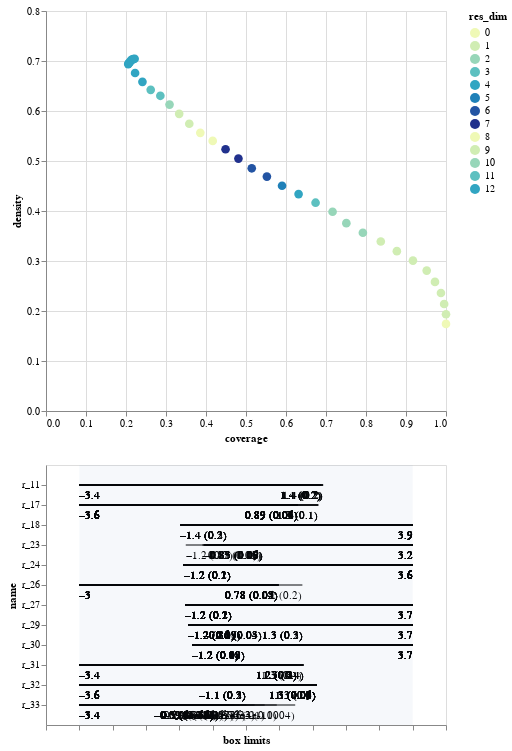

Notebook code for this chart:
### Code cell
box_pca.inspect_tradeoff()

### Figure 1 — Vega-Lite specification as saved in the notebook (floating-point values rounded to 4 significant figures; data arrays with more than 128 entries replaced by an {"elided": "..."} marker saying what was removed)
{"config": {"view": {"continuousWidth": 400, "continuousHeight": 300}}, "vconcat": [{"data": {"name": "data-00961883b04157a9a28162db322656bb"}, "mark": {"type": "circle", "size": 75}, "encoding": {"color": {"type": "ordinal", "field": "res_dim", "scale": {"range": ["#eff9b6", "#d0edb3", "#97d6b9", "#5dc0c0", "#31a5c2", "#1f80b8", "#2354a3", "#21318d"]}}, "opacity": {"condition": {"value": 1, "selection": "selector008"}, "value": 0.4}, "tooltip": [{"type": "ordinal", "field": "id"}, {"type": "quantitative", "field": "coverage", "format": ".2"}, {"type": "quantitative", "field": "density", "format": ".2"}, {"type": "ordinal", "field": "res_dim"}], "x": {"type": "quantitative", "field": "coverage"}, "y": {"type": "quantitative", "field": "density"}}, "height": 400, "selection": {"selector008": {"type": "single", "fields": ["id"]}}, "width": 400}, {"layer": [{"data": {"name": "data-53e26601ff030aacfdbb3a6ac12f248c"}, "mark": "rule", "encoding": {"x": {"type": "quantitative", "axis": {"grid": false, "labels": false, "title": "box limits"}, "field": "x_lower", "scale": {"domain": [0, 1], "padding": 0.1}}, "x2": {"field": "x_upper"}, "y": {"type": "nominal", "field": "name", "scale": {"padding": 1.0}}}, "transform": [{"calculate": "(datum.x1-datum.minimum)/(datum.maximum-datum.minimum)", "as": "x_lower"}, {"calculate": "(datum.x2-datum.minimum)/(datum.maximum-datum.minimum)", "as": "x_upper"}, {"filter": {"selection": "selector008"}}], "width": 400}, {"data": {"name": "data-53e26601ff030aacfdbb3a6ac12f248c"}, "mark": {"type": "text", "align": "left", "baseline": "top", "dy": 5}, "encoding": {"text": {"type": "ordinal", "field": "text"}, "x": {"type": "quantitative", "axis": {"grid": false, "labels": false, "title": "box limits"}, "field": "x_lower", "scale": {"domain": [0, 1], "padding": 0.1}}, "x2": {"field": "x_upper"}, "y": {"type": "nominal", "field": "name", "scale": {"padding": 1.0}}}, "transform": [{"calculate": "(datum.x1-datum.minimum)/(datum.maximum-datum.minimum)", "as": "x_lower"}, {"calculate": "(datum.x2-datum.minimum)/(datum.maximum-datum.minimum)", "as": "x_upper"}, {"filter": {"selection": "selector008"}}, {"calculate": "datum.qp_lower>0?format(datum.x1, \".2\")+\" (\"+format(datum.qp_lower, \".1~g\")+\")\" :format(datum.x1, \".2\")", "as": "text"}], "width": 400}, {"data": {"name": "data-53e26601ff030aacfdbb3a6ac12f248c"}, "mark": {"type": "text", "align": "right", "baseline": "top", "dy": 5}, "encoding": {"text": {"type": "ordinal", "field": "text"}, "x": {"type": "quantitative", "field": "x_upper"}, "x2": {"field": "x_upper"}, "y": {"type": "nominal", "field": "name", "scale": {"padding": 1.0}}}, "transform": [{"calculate": "(datum.x1-datum.minimum)/(datum.maximum-datum.minimum)", "as": "x_lower"}, {"calculate": "(datum.x2-datum.minimum)/(datum.maximum-datum.minimum)", "as": "x_upper"}, {"filter": {"selection": "selector008"}}, {"calculate": "datum.qp_upper>0?format(datum.x2, \".2\")+\" (\"+format(datum.qp_upper, \".1\")+\")\" :format(datum.x2, \".2\")", "as": "text"}], "width": 400}, {"data": {"name": "data-bb8d07f6df3d47a6a475317795287b23"}, "mark": {"type": "rect", "opacity": 0.05}, "encoding": {"x": {"type": "quantitative", "field": "start"}, "x2": {"field": "end"}}}, {"data": {"name": "data-d751713988987e9331980363e24189ce"}, "mark": "point", "encoding": {"x": {"type": "quantitative", "field": "x"}, "y": {"type": "nominal", "field": "name"}}, "transform": [{"filter": {"selection": "selector008"}}], "width": 400}, {"data": {"name": "data-d751713988987e9331980363e24189ce"}, "mark": {"type": "text", "align": "center", "baseline": "top", "dy": 5}, "encoding": {"text": {"type": "nominal", "field": "item"}, "x": {"type": "quantitative", "field": "x"}, "y": {"type": "nominal", "field": "name"}}, "transform": [{"filter": {"selection": "selector008"}}], "width": 400}]}], "$schema": "https://vega.github.io/schema/vega-lite/v4.8.1.json", "datasets": {"data-00961883b04157a9a28162db322656bb": [{"coverage": 1.0, "density": 0.1742, "id": 0, "mass": 1.0, "mean": 0.1742, "res_dim": 0}, {"coverage": 1.0, "density": 0.1936, "id": 1, "mass": 0.9, "mean": 0.1936, "res_dim": 1}, {"coverage": 0.9954, "density": 0.2141, "id": 2, "mass": 0.81, "mean": 0.2141, "res_dim": 1}, {"coverage": 0.9874, "density": 0.2359, "id": 3, "mass": 0.729, "mean": 0.2359, "res_dim": 1}, {"coverage": 0.9724, "density": 0.2582, "id": 4, "mass": 0.656, "mean": 0.2582, "res_dim": 1}, {"coverage": 0.9518, "density": 0.2808, "id": 5, "mass": 0.5904, "mean": 0.2808, "res_dim": 1}, {"coverage": 0.9173, "density": 0.3008, "id": 6, "mass": 0.5312, "mean": 0.3008, "res_dim": 1}, {"coverage": 0.8772, "density": 0.3197, "id": 7, "mass": 0.478, "mean": 0.3197, "res_dim": 1}, {"coverage": 0.837, "density": 0.3389, "id": 8, "mass": 0.4302, "mean": 0.3389, "res_dim": 1}, {"coverage": 0.7922, "density": 0.3566, "id": 9, "mass": 0.387, "mean": 0.3566, "res_dim": 2}, {"coverage": 0.7509, "density": 0.3756, "id": 10, "mass": 0.3482, "mean": 0.3756, "res_dim": 2}, {"coverage": 0.7164, "density": 0.3985, "id": 11, "mass": 0.3132, "mean": 0.3985, "res_dim": 2}, {"coverage": 0.6739, "density": 0.4166, "id": 12, "mass": 0.2818, "mean": 0.4166, "res_dim": 3}, {"coverage": 0.6315, "density": 0.4338, "id": 13, "mass": 0.2536, "mean": 0.4338, "res_dim": 4}, {"coverage": 0.5901, "density": 0.4505, "id": 14, "mass": 0.2282, "mean": 0.4505, "res_dim": 5}, {"coverage": 0.5522, "density": 0.4688, "id": 15, "mass": 0.2052, "mean": 0.4688, "res_dim": 6}, {"coverage": 0.5144, "density": 0.4854, "id": 16, "mass": 0.1846, "mean": 0.4854, "res_dim": 6}, {"coverage": 0.4811, "density": 0.5048, "id": 17, "mass": 0.166, "mean": 0.5048, "res_dim": 7}, {"coverage": 0.4489, "density": 0.5234, "id": 18, "mass": 0.1494, "mean": 0.5234, "res_dim": 7}, {"coverage": 0.4168, "density": 0.5402, "id": 19, "mass": 0.1344, "mean": 0.5402, "res_dim": 8}, {"coverage": 0.3858, "density": 0.5563, "id": 20, "mass": 0.1208, "mean": 0.5563, "res_dim": 8}, {"coverage": 0.3582, "density": 0.5746, "id": 21, "mass": 0.1086, "mean": 0.5746, "res_dim": 9}, {"coverage": 0.333, "density": 0.5943, "id": 22, "mass": 0.0976, "mean": 0.5943, "res_dim": 9}, {"coverage": 0.3088, "density": 0.6128, "id": 23, "mass": 0.0878, "mean": 0.6128, "res_dim": 10}, {"coverage": 0.2859, "density": 0.6304, "id": 24, "mass": 0.079, "mean": 0.6304, "res_dim": 11}, {"coverage": 0.2618, "density": 0.6423, "id": 25, "mass": 0.071, "mean": 0.6423, "res_dim": 11}, {"coverage": 0.2411, "density": 0.6583, "id": 26, "mass": 0.0638, "mean": 0.6583, "res_dim": 12}, {"coverage": 0.2227, "density": 0.676, "id": 27, "mass": 0.0574, "mean": 0.676, "res_dim": 12}, {"coverage": 0.2055, "density": 0.6938, "id": 28, "mass": 0.0516, "mean": 0.6938, "res_dim": 12}, {"coverage": 0.2067, "density": 0.695, "id": 29, "mass": 0.0518, "mean": 0.695, "res_dim": 12}, {"coverage": 0.2078, "density": 0.6962, "id": 30, "mass": 0.052, "mean": 0.6962, "res_dim": 12}, {"coverage": 0.2101, "density": 0.6985, "id": 31, "mass": 0.0524, "mean": 0.6985, "res_dim": 12}, {"coverage": 0.2124, "density": 0.7008, "id": 32, "mass": 0.0528, "mean": 0.7008, "res_dim": 12}, {"coverage": 0.2147, "density": 0.703, "id": 33, "mass": 0.0532, "mean": 0.703, "res_dim": 12}, {"coverage": 0.2181, "density": 0.7037, "id": 34, "mass": 0.054, "mean": 0.7037, "res_dim": 12}, {"coverage": 0.2216, "density": 0.7044, "id": 35, "mass": 0.0548, "mean": 0.7044, "res_dim": 12}], "data-53e26601ff030aacfdbb3a6ac12f248c": {"elided": "238 records"}, "data-bb8d07f6df3d47a6a475317795287b23": [{"start": 0, "end": 1}], "data-d751713988987e9331980363e24189ce": []}}
